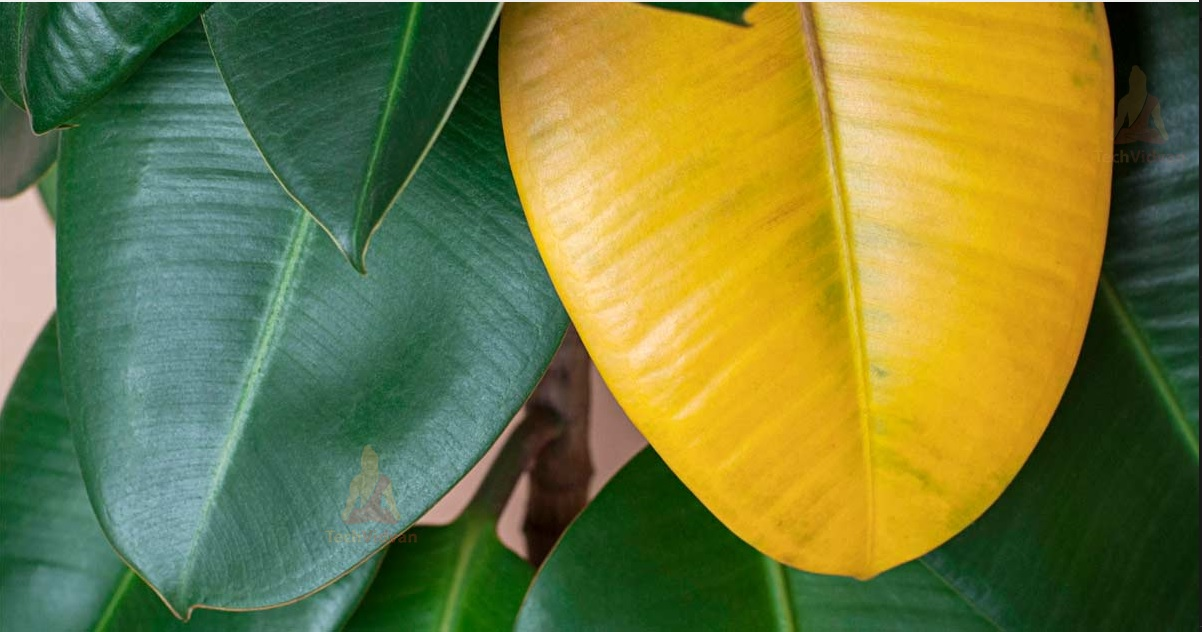
#> input picture image.jpg, 1202 x 632 px
$ python cv2_image2.py
#> lines starting #> are read from the running program, lines starting #| are printed output that depends on the picture
import cv2
import numpy as np
from matplotlib import pyplot as plt

img = cv2.imread('image.jpg',cv2.IMREAD_GRAYSCALE)
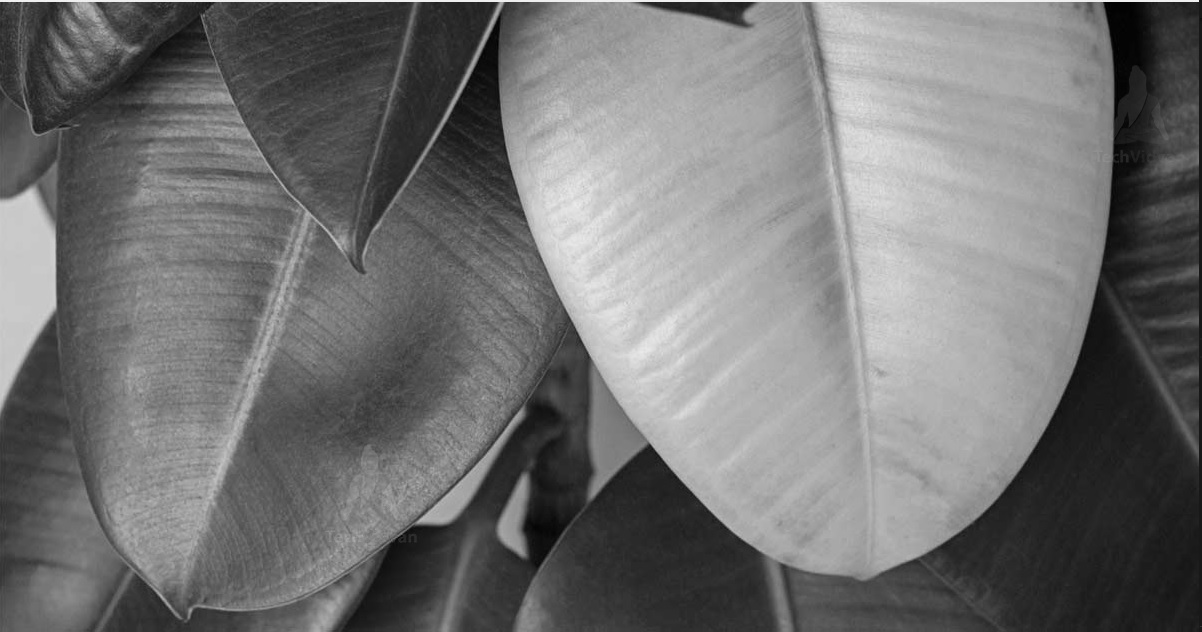
#> img: shape (632, 1202); min 0, max 247, mean 114.7

plt.imshow(img, cmap = 'gray', interpolation = 'bicubic')
plt.xticks([]), plt.yticks([])  # to hide tick values on X and Y axis
plt.plot([200,300,400],[100,200,300],'c', linewidth=5)
plt.show()
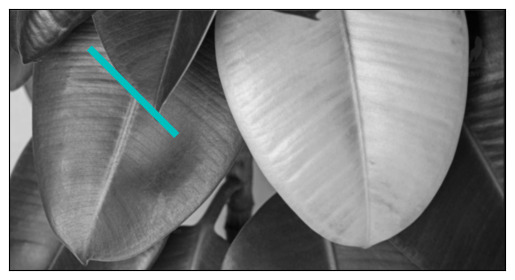
#> figure drawn by matplotlib, 1 panel
